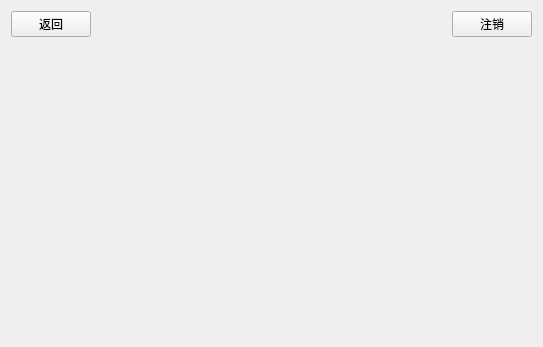
<?xml version="1.0" encoding="UTF-8"?>
<ui version="4.0">
 <class>MasterView</class>
 <widget class="QWidget" name="MasterView">
  <property name="geometry">
   <rect>
    <x>0</x>
    <y>0</y>
    <width>543</width>
    <height>347</height>
   </rect>
  </property>
  <property name="windowTitle">
   <string>MasterView</string>
  </property>
  <layout class="QVBoxLayout" name="verticalLayout">
   <item>
    <layout class="QHBoxLayout" name="horizontalLayout">
     <item>
      <widget class="QPushButton" name="btBack">
       <property name="text">
        <string>返回</string>
       </property>
      </widget>
     </item>
     <item>
      <spacer name="horizontalSpacer">
       <property name="orientation">
        <enum>Qt::Orientation::Horizontal</enum>
       </property>
       <property name="sizeHint" stdset="0">
        <size>
         <width>40</width>
         <height>20</height>
        </size>
       </property>
      </spacer>
     </item>
     <item>
      <widget class="QLabel" name="labelTitle">
       <property name="text">
        <string/>
       </property>
      </widget>
     </item>
     <item>
      <spacer name="horizontalSpacer_2">
       <property name="orientation">
        <enum>Qt::Orientation::Horizontal</enum>
       </property>
       <property name="sizeHint" stdset="0">
        <size>
         <width>40</width>
         <height>20</height>
        </size>
       </property>
      </spacer>
     </item>
     <item>
      <widget class="QPushButton" name="btLogout">
       <property name="text">
        <string>注销</string>
       </property>
      </widget>
     </item>
    </layout>
   </item>
   <item>
    <widget class="QStackedWidget" name="stackedWidget"/>
   </item>
  </layout>
 </widget>
 <resources/>
 <connections/>
</ui>
